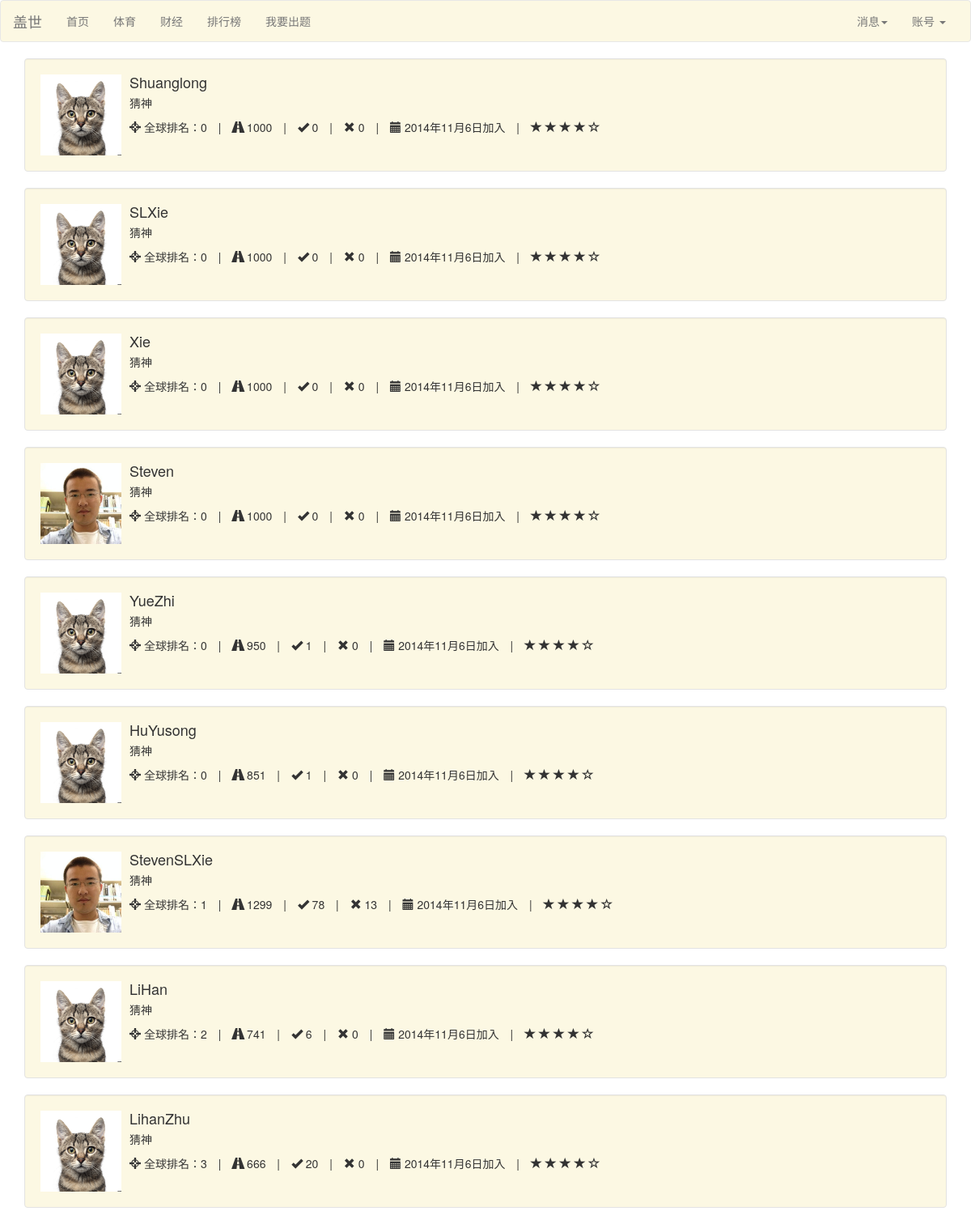
Page /leaderboard (signed in) on the committed database.
### Guess/models.py (models this page shows)
class Person(models.Model):
	user = models.OneToOneField(User)
	point = models.IntegerField(default=1000)
	photo = models.FileField(upload_to='%Y/%m/%d/', default= 'cat.jpg')
	expertise = models.ManyToManyField(PersonTag)
	win = models.IntegerField(default=0)
	lose = models.IntegerField(default=0)
	game = models.IntegerField(default=0)
	rank = models.IntegerField(default=0)
	class Meta:
		ordering = ('point', 'win',)

### Guess/views.py (the view)
# urls.py: url(r'^leaderboard$', 'Guess.views.leaderboard', name='leaderboard'),
def leaderboard(request):
	if not request.user.is_authenticated():
		return redirect(reverse('login'))
	cur_person = Person.objects.get(user=request.user)
	persons = Person.objects.all().order_by('rank','-point','-win')
	para = {}
	para['persons'] = persons
	para = encap_para(para, cur_person)
	return render(request,'leaderboard.html',para)

### Guess/views.py (called while the page is built)
def find_unread(person):
	return Message.objects.filter(owner=person, read=False)

def encap_para(para,person):
	messages = find_unread(person)
	para['unread'] = len(messages)
	para['messages'] = messages
	return para

### Guess/templates/leaderboard.html (shortened to what this page needs)
{% load bootstrap3 %}
{% include "nav_bar.html" %}
<link rel="stylesheet" href="http://cdnjs.cloudflare.com/ajax/libs/font-awesome/4.1.0/css/font-awesome.min.css"/>
{% for person in persons %}
<div class="container">
  <div class="well well-frame-c">
      <div class="media">
      	<a class="pull-left" href="#">
            		<img class="media-object" src="/static/images/{{ person.photo.url }}" height="100" width="100">
  		</a>
  		<div class="media-body">
            <h4 class="media-heading">{{ person.user }}</h4>
             <p>猜神</p>
          <ul class="list-inline list-unstyled">
            <li><span><i class="glyphicon glyphicon-screenshot"></i> 全球排名：{{ person.rank }} </span></li>
            <li>|</li>
            <li><span><i class="glyphicon glyphicon-road"></i> {{ person.point }}</span></li>
            <li>|</li>
            <li><span><i class="glyphicon glyphicon-ok"></i> {{ person.win }}</span></li>
            <li>|</li>
            <li><span><i class="glyphicon glyphicon-remove"></i> {{ person.lose }}</span></li>
            <li>|</li>
            <li><span><i class="glyphicon glyphicon-calendar"></i> 2014年11月6日加入 </span></li>
            <li>|</li>
            <li>
               <span class="glyphicon glyphicon-star"></span>
                        <span class="glyphicon glyphicon-star"></span>
                        <span class="glyphicon glyphicon-star"></span>
                        <span class="glyphicon glyphicon-star"></span>
                        <span class="glyphicon glyphicon-star-empty"></span>
            </li>
			</ul>
       </div>
    </div>
  </div>
</div>
{% endfor %}

### Guess/templates/leaderboard.html (style rules this page uses)
.well-frame-c { background: rgba(252,248,227,1); }

### rows in the picture
Person: photo (picture), user "Shuanglong", rank "0", point "1000", win "0", lose "0"
Person: photo (picture), user "SLXie", rank "0", point "1000", win "0", lose "0"
Person: photo (picture), user "Xie", rank "0", point "1000", win "0", lose "0"
Person: photo (picture), user "Steven", rank "0", point "1000", win "0", lose "0"
Person: photo (picture), user "YueZhi", rank "0", point "950", win "1", lose "0"
Person: photo (picture), user "HuYusong", rank "0", point "851", win "1", lose "0"
Person: photo (picture), user "StevenSLXie", rank "1", point "1299", win "78", lose "13"
Person: photo (picture), user "LiHan", rank "2", point "741", win "6", lose "0"
Person: photo (picture), user "LihanZhu", rank "3", point "666", win "20", lose "0"
